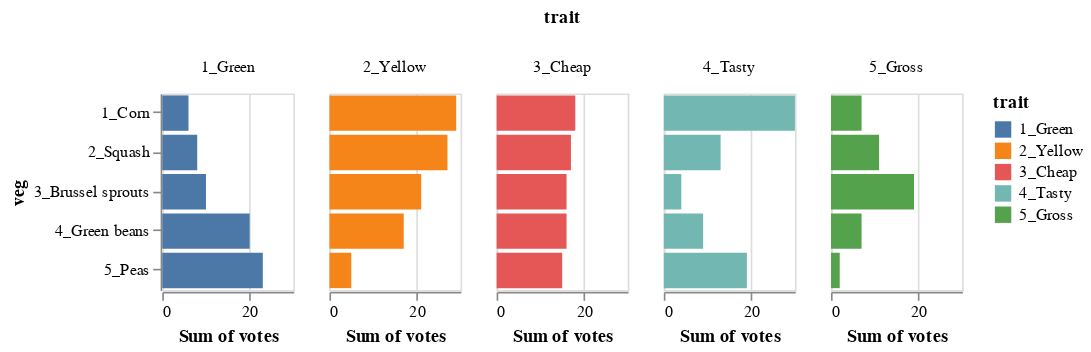

The notebook cell saved with this chart:
### Markdown cell above
## Comparing within trait bars across vegetables

The common baseline again gives us easy comparisons within a trait

### Code cell
alt.Chart(df).mark_bar().encode(
    x = 'sum(votes):Q',
    y = 'veg:O',
    color = 'trait:N'
).properties(
    width = 80,
    height = 120
).facet(
    column='trait:O'
)

### Figure 1 — Vega-Lite specification as saved in the notebook (floating-point values rounded to 4 significant figures)
{"config": {"view": {"continuousWidth": 400, "continuousHeight": 300}}, "data": {"name": "data-39f9d319c3f1fa0701a2f2e8a04001de"}, "facet": {"column": {"type": "ordinal", "field": "trait"}}, "spec": {"mark": "bar", "encoding": {"color": {"type": "nominal", "field": "trait"}, "x": {"type": "quantitative", "aggregate": "sum", "field": "votes"}, "y": {"type": "ordinal", "field": "veg"}}, "height": 120, "width": 80}, "$schema": "https://vega.github.io/schema/vega-lite/v4.8.1.json", "datasets": {"data-39f9d319c3f1fa0701a2f2e8a04001de": [{"veg": "1_Corn", "trait": "1_Green", "votes": 6}, {"veg": "2_Squash", "trait": "1_Green", "votes": 8}, {"veg": "3_Brussel sprouts", "trait": "1_Green", "votes": 10}, {"veg": "4_Green beans", "trait": "1_Green", "votes": 20}, {"veg": "5_Peas", "trait": "1_Green", "votes": 23}, {"veg": "1_Corn", "trait": "2_Yellow", "votes": 29}, {"veg": "2_Squash", "trait": "2_Yellow", "votes": 27}, {"veg": "3_Brussel sprouts", "trait": "2_Yellow", "votes": 21}, {"veg": "4_Green beans", "trait": "2_Yellow", "votes": 17}, {"veg": "5_Peas", "trait": "2_Yellow", "votes": 5}, {"veg": "1_Corn", "trait": "3_Cheap", "votes": 18}, {"veg": "2_Squash", "trait": "3_Cheap", "votes": 17}, {"veg": "3_Brussel sprouts", "trait": "3_Cheap", "votes": 16}, {"veg": "4_Green beans", "trait": "3_Cheap", "votes": 16}, {"veg": "5_Peas", "trait": "3_Cheap", "votes": 15}, {"veg": "1_Corn", "trait": "4_Tasty", "votes": 30}, {"veg": "2_Squash", "trait": "4_Tasty", "votes": 13}, {"veg": "3_Brussel sprouts", "trait": "4_Tasty", "votes": 4}, {"veg": "4_Green beans", "trait": "4_Tasty", "votes": 9}, {"veg": "5_Peas", "trait": "4_Tasty", "votes": 19}, {"veg": "1_Corn", "trait": "5_Gross", "votes": 7}, {"veg": "2_Squash", "trait": "5_Gross", "votes": 11}, {"veg": "3_Brussel sprouts", "trait": "5_Gross", "votes": 19}, {"veg": "4_Green beans", "trait": "5_Gross", "votes": 7}, {"veg": "5_Peas", "trait": "5_Gross", "votes": 2}]}}
